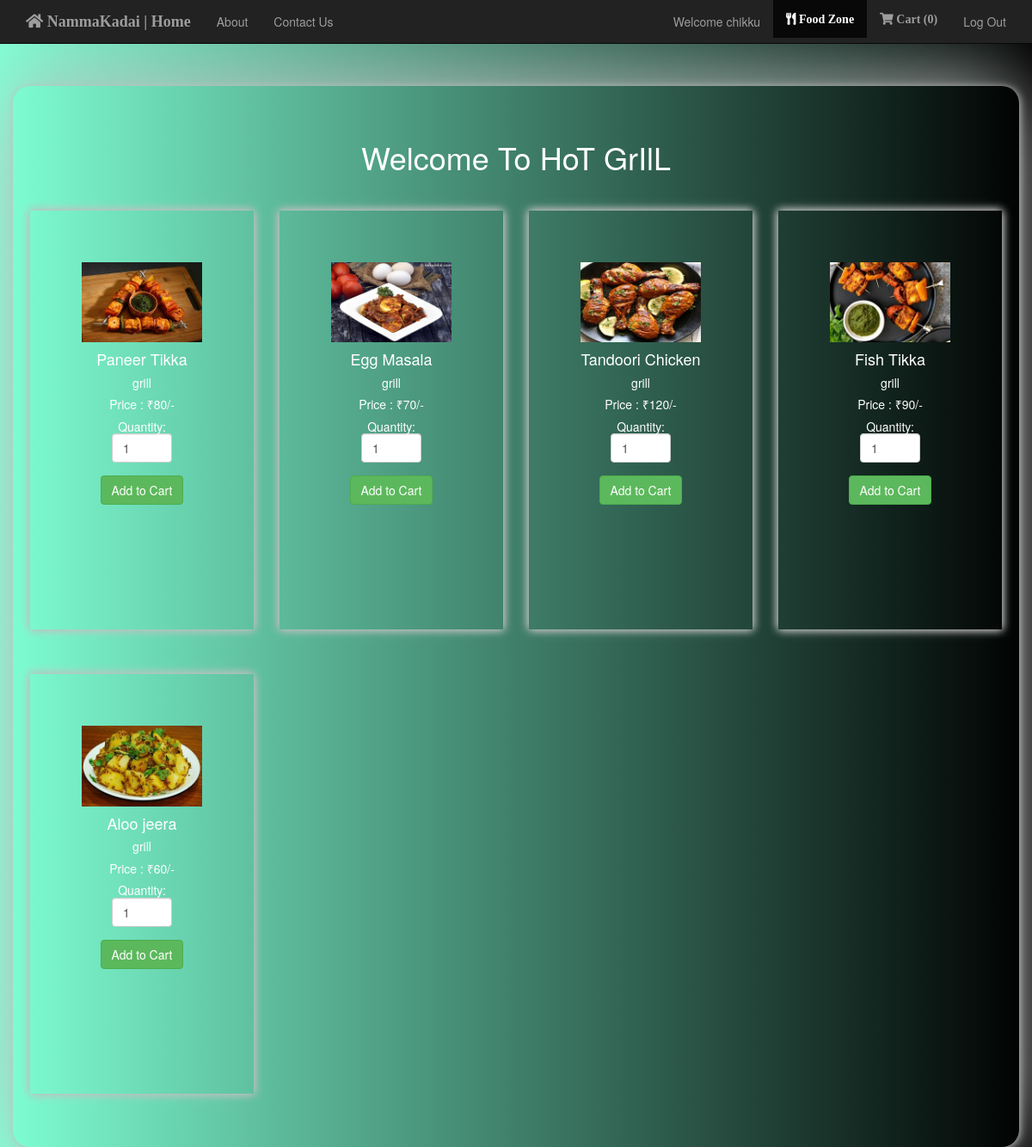
The app's page /grillfoodlist.php (signed in) with its own data.
### tables this page shows
CREATE TABLE `food` (
  `F_ID` int(30) NOT NULL,
  `name` varchar(30) NOT NULL,
  `price` int(30) NOT NULL,
  `shop_name` varchar(200) NOT NULL,
  `R_ID` int(30) NOT NULL,
  `images_path` varchar(200) NOT NULL,
  `options` varchar(10) NOT NULL DEFAULT 'ENABLE'
);

### grillfoodlist.php (the view, shortened to what this page needs)
<html>
  <head>
  </head>
<link rel="stylesheet" type = "text/css" href ="fontawesome-free-5.15.1-web/css/all.min.css">
<link rel="stylesheet" type = "text/css" href ="css/bootstrap.min.css">
  <body bg-color="black">
   <nav class="navbar navbar-inverse navbar-fixed-top"role="navigation">
   <div class="container">
        <div class="navbar-header">
          <a class="navbar-brand" href="index.php"><i class="fas fa-home"> NammaKadai | Home</i></a>
        </div>
        <div class="collapse navbar-collapse " id="myNavbar">
          <ul class="nav navbar-nav">
             <li><a href="aboutus.php">About</a></li>
            <li><a href="contactus.php">Contact Us</a></li>
          </ul>
<?php
if(isset($_SESSION['login_user1'])){
?>
          <ul class="nav navbar-nav navbar-right">
            <li><a href="#"> Welcome <?php echo $_SESSION['login_user1']; ?> </a></li>
            <li><a href="logout_m.php"> Log Out </a></li>
          </ul>
<?php
}
else if (isset($_SESSION['login_user2'])) {
  ?>
           <ul class="nav navbar-nav navbar-right">
            <li><a href="#"> Welcome <?php echo $_SESSION['login_user2']; ?> </a></li>
            <li class="active" ><a href="grillfoodlist.php"><i class="fas fa-utensils"> Food Zone  </i></a></li>
            <li><a href="grillcart.php"><i class="fas fa-shopping-cart"> Cart (<?php
              if(isset($_SESSION["cart"])){
              $count = count($_SESSION["cart"]);
              echo "$count";
            }
              else
                echo "0";
              ?>) </i> </a></li>
            <li><a href="logout_u.php"> Log Out </a></li>
           </ul>
<?php
}
?>
        </div>
      </div>
    </nav>
    <div class="container" style="background-color:;box-shadow:1px 1px 10px silver,-1px -1px 100px silver;border-radius:20px;padding:20px;margin-top:50px;">
  <div style="padding:2%;border-radius:8px;background-color:;text-align:center;color:white;">
     <h1>Welcome To HoT GrIlL</h1>
  </div>
<?php
$conn = Connect();
$sql = "SELECT * FROM FOOD WHERE shop_name='grill'";
$result = mysqli_query($conn, $sql);
if (mysqli_num_rows($result) > 0)
{
  $count=0;
  while($row = mysqli_fetch_assoc($result)){
    if ($count == 0)
      echo "<div class='row'>";
?><div class="si" style="font-size:300%; ">
<div class="col-md-3">
<form method="post"  action="grillcart.php?action=add&id=<?php echo $row["F_ID"]; ?>">
<div class="mypanel" data-tilt  align="center";>
<div style="border-radius:20px;">
<div class="si" style="color:white;"><img src="<?php echo $row["images_path"]; ?>" class="img-responsive"></div></div>
<h4 class="text-dark" style="color:white;" ><?php echo $row["name"]; ?></h4>
<h5 class="text-info"style="color:white;"><?php echo $row["shop_name"]; ?></h5>
<h5 class="text-danger" style="color:white;">Price : &#8377;<?php echo $row["price"]; ?>/-</h5>
<h5 class="text-info" style="color:white;">Quantity:<input type="number" min="1" max="25" name="quantity" class="form-control" value="1" style="width: 50%;margin-left:25%;"> </h5>
<input type="submit" name="add" style="margin-top:5px;" class="btn btn-success" value="Add to Cart">
</div>
</div>
</div>
<?php
$count++;
if($count==4)
{
  echo "</div>";
  $count=0;
}
}
?>
</div>
</div>
  <?php
}
?>
</body>
</html>

### grillfoodlist.php (style rules this page uses)
body,html { height: 100%; }
body { padding-top: 50px; background-image: url('bgimg1.jpg'); background-color:black; background-repeat: repeat; background-size: cover; background-position: center; background: linear-gradient(-90deg,black,aquamarine); }
.mypanel { height:65%; width:100%; color:blue;box-shadow:1px 1px 10px silver,-1px -1px 10px silver; padding:60px; margin-top:10px; text-align:center; justify-content: center; font-size:150%; }
input { border: 5px solid blue; }

### records on screen
food: images_path (picture), name "Paneer Tikka", shop_name "grill", price "80"
food: images_path (picture), name "Egg Masala", shop_name "grill", price "70"
food: images_path (picture), name "Tandoori Chicken", shop_name "grill", price "120"
food: images_path (picture), name "Fish Tikka", shop_name "grill", price "90"
food: images_path (picture), name "Aloo jeera", shop_name "grill", price "60"

### other values on screen
$_SESSION['login_user2'] "chikku"
